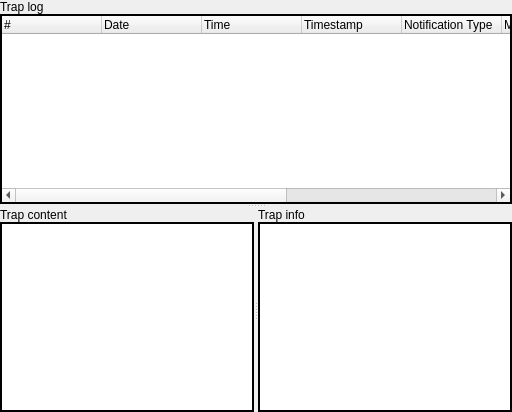
      <widget class="QWidget" name="TrapsTab">
       <attribute name="title">
        <string>Traps</string>
       </attribute>
       <layout class="QGridLayout">
        <property name="leftMargin">
         <number>0</number>
        </property>
        <property name="topMargin">
         <number>0</number>
        </property>
        <property name="rightMargin">
         <number>0</number>
        </property>
        <property name="bottomMargin">
         <number>0</number>
        </property>
        <property name="spacing">
         <number>6</number>
        </property>
        <item row="0" column="0">
         <widget class="QSplitter" name="TrapLogSplitter">
          <property name="orientation">
           <enum>Qt::Vertical</enum>
          </property>
          <widget class="QWidget" name="TrapLogLayout">
           <layout class="QVBoxLayout">
            <property name="spacing">
             <number>0</number>
            </property>
            <property name="leftMargin">
             <number>0</number>
            </property>
            <property name="topMargin">
             <number>0</number>
            </property>
            <property name="rightMargin">
             <number>0</number>
            </property>
            <property name="bottomMargin">
             <number>0</number>
            </property>
            <item>
             <widget class="QLabel" name="TrapLogL">
              <property name="text">
               <string>Trap log</string>
              </property>
             </widget>
            </item>
            <item>
             <widget class="QTreeWidget" name="TrapLog">
              <property name="frameShape">
               <enum>QFrame::WinPanel</enum>
              </property>
              <property name="frameShadow">
               <enum>QFrame::Plain</enum>
              </property>
              <property name="rootIsDecorated">
               <bool>false</bool>
              </property>
              <property name="allColumnsShowFocus">
               <bool>true</bool>
              </property>
              <column>
               <property name="text">
                <string>#</string>
               </property>
              </column>
              <column>
               <property name="text">
                <string>Date</string>
               </property>
              </column>
              <column>
               <property name="text">
                <string>Time</string>
               </property>
              </column>
              <column>
               <property name="text">
                <string>Timestamp</string>
               </property>
              </column>
              <column>
               <property name="text">
                <string>Notification Type</string>
               </property>
              </column>
              <column>
               <property name="text">
                <string>Message Type</string>
               </property>
              </column>
              <column>
               <property name="text">
                <string>Version</string>
               </property>
              </column>
              <column>
               <property name="text">
                <string>Agent Address</string>
               </property>
              </column>
              <column>
               <property name="text">
                <string>Agent port</string>
               </property>
              </column>
             </widget>
            </item>
           </layout>
          </widget>
          <widget class="QSplitter" name="TrapSplitter">
           <property name="orientation">
            <enum>Qt::Horizontal</enum>
           </property>
           <widget class="QWidget" name="TrapContentLayout">
            <layout class="QVBoxLayout">
             <property name="spacing">
              <number>0</number>
             </property>
             <property name="leftMargin">
              <number>0</number>
             </property>
             <property name="topMargin">
              <number>0</number>
             </property>
             <property name="rightMargin">
              <number>0</number>
             </property>
             <property name="bottomMargin">
              <number>0</number>
             </property>
             <item>
              <widget class="QLabel" name="TrapContentL">
               <property name="text">
                <string>Trap content</string>
               </property>
              </widget>
             </item>
             <item>
              <widget class="QTreeWidget" name="TrapContent">
               <property name="enabled">
                <bool>true</bool>
               </property>
               <property name="frameShape">
                <enum>QFrame::WinPanel</enum>
               </property>
               <property name="frameShadow">
                <enum>QFrame::Plain</enum>
               </property>
               <property name="rootIsDecorated">
                <bool>true</bool>
               </property>
               <property name="columnCount">
                <number>0</number>
               </property>
              </widget>
             </item>
            </layout>
           </widget>
           <widget class="QWidget" name="TrapInfoLayout">
            <layout class="QVBoxLayout">
             <property name="spacing">
              <number>0</number>
             </property>
             <property name="leftMargin">
              <number>0</number>
             </property>
             <property name="topMargin">
              <number>0</number>
             </property>
             <property name="rightMargin">
              <number>0</number>
             </property>
             <property name="bottomMargin">
              <number>0</number>
             </property>
             <item>
              <widget class="QLabel" name="TrapInfoL">
               <property name="text">
                <string>Trap info</string>
               </property>
              </widget>
             </item>
             <item>
              <widget class="QTextEdit" name="TrapInfo">
               <property name="sizePolicy">
                <sizepolicy hsizetype="Expanding" vsizetype="Expanding">
                 <horstretch>0</horstretch>
                 <verstretch>0</verstretch>
                </sizepolicy>
               </property>
               <property name="frameShape">
                <enum>QFrame::WinPanel</enum>
               </property>
               <property name="frameShadow">
                <enum>QFrame::Plain</enum>
               </property>
               <property name="readOnly">
                <bool>true</bool>
               </property>
               <property name="overwriteMode">
                <bool>false</bool>
               </property>
              </widget>
             </item>
            </layout>
           </widget>
          </widget>
         </widget>
        </item>
       </layout>
      </widget>
